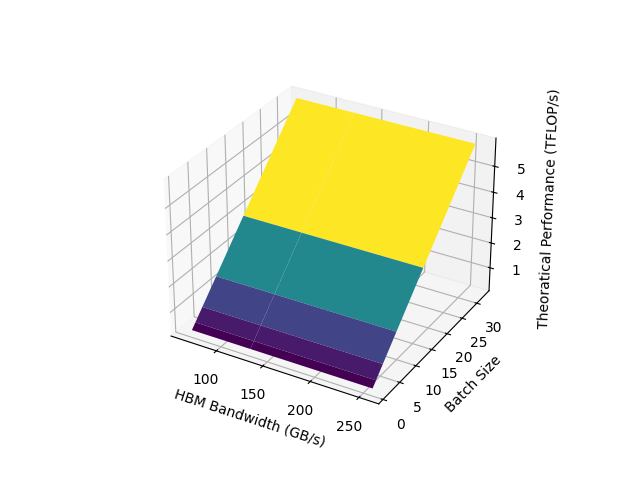

The Python source for this figure:
import json
import math
import numpy as np
import matplotlib.pyplot as plt
from mpl_toolkits.mplot3d import Axes3D


def find_max_x(const1, const2):
    """
    Finds the maximum power-of-2 integer x satisfying the inequality:
    x^2 + x * const1 <= const2
    
    :param const1: A given constant (real number)
    :param const2: A given constant (real number)
    :return: The maximum power-of-2 integer x satisfying the inequality
    """
    # Solve the quadratic equation x^2 + const1*x - const2 = 0
    a, b, c = 1, const1, -const2
    
    # Compute the discriminant
    discriminant = b**2 - 4*a*c
    
    if discriminant < 0:
        return None  # No real solutions exist
    
    # Compute the two roots
    x1 = (-b + math.sqrt(discriminant)) / (2 * a)
    x2 = (-b - math.sqrt(discriminant)) / (2 * a)
    
    # The maximum integer satisfying the inequality is the floor of the positive root
    max_x = math.floor(max(x1, x2))
    
    # Find the maximum power of 2 less than or equal to max_x
    power_of_2_x = 2 ** int(math.log2(max_x)) if max_x > 0 else None
    
    return power_of_2_x

class model_config:
    def __init__(self, model_param_path, tile_size = 64, hbm_bandwidth = 256, sram_bandwidth = 256):
        model_param = json.load(open(model_param_path))
        self.hidden_size = model_param["hidden_size"]
        self.num_attention_heads = model_param["num_attention_heads"]
        self.num_hidden_layers = model_param["num_hidden_layers"]
        self.intermediate_size = model_param["intermediate_size"]
        self.num_key_value_heads = model_param["num_key_value_heads"]
        self.attention_bias = model_param["attention_bias"]
        self.max_position_embeddings = model_param["max_position_embeddings"]
        self.head_dim = self.hidden_size // self.num_attention_heads
        self.num_head_groups = self.num_attention_heads // self.num_key_value_heads
        self.vocab_size = model_param["vocab_size"]
        self.Tile_Size = 64
        self.DataTypeSize = 4
        self.hbm_bandwidth = 256        # GigaByte per second
        self.theoratical_frequency = 10**9 # 1 GHz
        self.batch_size = 1
        self.seq_len = 50


    def rms_layer(self):
        setting_inst_num = 5
        loop_inst_num = 7 + 7 
        loop_num = self.hidden_size // self.Tile_Size 
        instruction_num = 0
        instruction_num += setting_inst_num
        instruction_num += loop_num * loop_inst_num
        return instruction_num

    def projection(self):
        overall_inst_num = 0
    ##Q Projection
        # -- Projection
        setting_inst_num = 9
        mvm_inst_num = 13
        loop_mvm_num = (self.hidden_size // self.Tile_Size) ** 2
        data_transfer_inst_num = 5
        # Load Sin and Cos
        load_cos_sin_inst_num = 5 * (self.head_dim // self.Tile_Size)
        # -- RoPE
        head_setting_inst = self.num_attention_heads * 4
        loop_per_head_inst_num = 16 * (self.head_dim // self.Tile_Size) * self.num_attention_heads
        overall_inst_num += setting_inst_num + mvm_inst_num * loop_mvm_num + data_transfer_inst_num + load_cos_sin_inst_num + head_setting_inst + loop_per_head_inst_num
    ##K Projection
        # -- Projection
        setting_inst_num = 9
        mvm_inst_num = 13
        loop_mvm_num = ((self.num_key_value_heads * self.head_dim) // self.Tile_Size) ** 2
        data_transfer_inst_num = 5
        # Load Sin and Cos
        load_cos_sin_inst_num = 5 * (self.head_dim // self.Tile_Size)
        # -- RoPE
        head_setting_inst = self.num_key_value_heads * 4
        loop_per_head_inst_num = 16 * (self.head_dim // self.Tile_Size) * self.num_key_value_heads
        overall_inst_num += setting_inst_num + mvm_inst_num * loop_mvm_num + data_transfer_inst_num + load_cos_sin_inst_num + head_setting_inst + loop_per_head_inst_num
    ## V Projection
        # -- Projection
        setting_inst_num = 9
        mvm_inst_num = 13
        loop_mvm_num = ((self.num_key_value_heads * self.head_dim) // self.Tile_Size) ** 2
        data_transfer_inst_num = 5
        overall_inst_num += setting_inst_num + mvm_inst_num * loop_mvm_num + data_transfer_inst_num
        return overall_inst_num

    def flash_attention(self):
        overall_inst_num = 0
        # -- Attention
        q_heads = self.num_attention_heads
        settings_in_each_attention = 7
        internel_Tc_Loop = self.seq_len // self.Tile_Size # Assuming 50 for s_kv

        # Internel Tc Loop
        # Q_KT Loop
        Tile_Loop_per_head = self.head_dim // self.Tile_Size
        Q_KT_inst_num = 15 * Tile_Loop_per_head  + 7 * Tile_Loop_per_head # One for QKT another for Vector elementwise qk_scale
        # Row Max
        row_max_inst_num = 7 * Tile_Loop_per_head
        # Reduction by m_new
        reduction_inst_num = 7 * Tile_Loop_per_head
        # Exp
        exp_inst_num = 8 * Tile_Loop_per_head
        # Scalar
        scalar_inst_num = 15
        # Psum
        psum_inst_num = 7 * Tile_Loop_per_head
        # p v
        p_v_inst_num = 23 * Tile_Loop_per_head

        overall_inst_num += q_heads * (settings_in_each_attention + internel_Tc_Loop * (Q_KT_inst_num + row_max_inst_num + reduction_inst_num + exp_inst_num + scalar_inst_num + psum_inst_num + p_v_inst_num))
        return overall_inst_num


    def residual (self):
        overall_inst_num = 0
        # -- Residual
        iteration = self.hidden_size // self.Tile_Size
        overall_inst_num = 10 * iteration
        return overall_inst_num

    def feed_forward(self):
        overall_inst_num = 0
        # -- Feed Forward
        setting_inst_num = 9
        mvm_inst_num = 13
        loop_mvm_num = (self.hidden_size * self.hidden_size) // (self.Tile_Size * self.Tile_Size)
        data_transfer_inst_num = 5
        overall_inst_num = setting_inst_num + (mvm_inst_num + data_transfer_inst_num) * loop_mvm_num
        return overall_inst_num

    def mlp(self):
        overall_inst_num = 0
        # -- MLP
        setting_inst_num = 9
        mvm_inst_num = 13
        loop_mvm_num = (self.hidden_size * self.intermediate_size) // (self.Tile_Size * self.Tile_Size)
        data_transfer_inst_num = 5
        overall_inst_num = setting_inst_num + (mvm_inst_num + data_transfer_inst_num) * loop_mvm_num
        return overall_inst_num


    def compute_overall_inst(self):
        overall_inst_num = 0
        for i in range(self.num_hidden_layers):
            overall_inst_num += self.rms_layer()
            overall_inst_num += self.projection()
            overall_inst_num += self.flash_attention()
            overall_inst_num += self.residual()
            overall_inst_num += self.rms_layer()
            overall_inst_num += self.feed_forward()
            overall_inst_num += self.residual()
        overall_inst_num += self.rms_layer()
        overall_inst_num += self.mlp()
        # print("Overall instruction number: ", overall_inst_num)
        overall_exe_cycle = overall_inst_num * 3
        theoratical_execution_time = overall_exe_cycle / self.theoratical_frequency
        # print("Theoratical execution time: ", theoratical_execution_time)
        return overall_inst_num, theoratical_execution_time
    
    def resource_utilization_estimation(self):
        MVM_SRAM = 2 * self.Tile_Size * self.Tile_Size * self.DataTypeSize  
        print("MVM SRAM Utilization: ", MVM_SRAM  / 1024 / 8, "KB")
        Scratchpad_SRAM = 4 * self.Tile_Size * self.DataTypeSize
        print("Scratchpad SRAM Utilization: ", Scratchpad_SRAM / 1024 / 8, "KB")
        SRAM_Utilization = MVM_SRAM + Scratchpad_SRAM
        print("SRAM Utilization: ", SRAM_Utilization / 1024 / 8, "KB")
        return SRAM_Utilization
    

    def matrix_mult_flop_in_overall_process(self):
        max_flops_per_cycle = self.Tile_Size * self.Tile_Size * 2 * self.batch_size
        inst_num = 0
        # Q, K, V Projection
        inst_num += 3 * (self.hidden_size // self.Tile_Size) ** 2
        # Flash Attention
        inst_num += (self.head_dim // self.Tile_Size) * (self.seq_len // self.Tile_Size) * 2
        # MLP
        inst_num += (self.hidden_size * self.intermediate_size) // (self.Tile_Size * self.Tile_Size)

        return (inst_num * max_flops_per_cycle * self.num_hidden_layers)

    def vector_operation_flop_in_overall_process(self):
        max_flops_per_cycle = self.Tile_Size * 2 * self.batch_size
        inst_num = 0
        # RMS
        inst_num += 2 * (self.hidden_size // self.Tile_Size)
        # Q, K, V Projection
        inst_num += 3 * (self.hidden_size // self.Tile_Size)
        # Flash Attention
        inst_num += (self.head_dim // self.Tile_Size) * (self.seq_len // self.Tile_Size)
        # Residual
        inst_num += 2 * (self.hidden_size // self.Tile_Size)
        # Feed Forward
        inst_num += 2 * (self.hidden_size // self.Tile_Size)
        # MLP
        inst_num += 2 * (self.hidden_size // self.Tile_Size)
        return (inst_num * max_flops_per_cycle * self.num_hidden_layers)
    
    def compute_theoratical_performance(self):
        matrix_mult_flop = self.matrix_mult_flop_in_overall_process()
        vector_operation_flop = self.vector_operation_flop_in_overall_process()
        total_flop = matrix_mult_flop + vector_operation_flop
        mcycles = self.compute_overall_inst()[0] * 8
        flops = ((total_flop // mcycles) * self.theoratical_frequency) / 10**12
        print("Theoratical Performance: ", flops, "TFLOP/s")
        return flops
    

    def determine_max_tile_size(self, batch_size, hbm_bandwidth):
        cycle_bandwidth = (hbm_bandwidth * 1024 * 1024 * 1024 * 8) / (self.DataTypeSize * self.theoratical_frequency)
        max_tile_size = find_max_x(batch_size, cycle_bandwidth)
        self.batch_size = batch_size
        return max_tile_size




if __name__ == "__main__":
    model = model_config("Model_Lib/llama-3.1-8b.json")
    # plot a graph, 
    batch_size_selection = [1, 2, 4, 8, 16, 32]
    hbm_bandwidth_selection = [64, 128, 256]
    flops = np.zeros((len(batch_size_selection), len(hbm_bandwidth_selection)))
    for j in range(len(hbm_bandwidth_selection)):
        for i in range(len(batch_size_selection)):      
            model.determine_max_tile_size(batch_size_selection[i], hbm_bandwidth_selection[j])
            flops[i][j] = model.compute_theoratical_performance()


    fig = plt.figure()
    ax = fig.add_subplot(111, projection='3d')
    X, Y = np.meshgrid(hbm_bandwidth_selection, batch_size_selection)
    ax.plot_surface(X, Y, flops, cmap='viridis')
    ax.set_xlabel('HBM Bandwidth (GB/s)')
    ax.set_ylabel('Batch Size')
    ax.set_zlabel('Theoratical Performance (TFLOP/s)')
    plt.savefig("performance_estimation.png")





        
